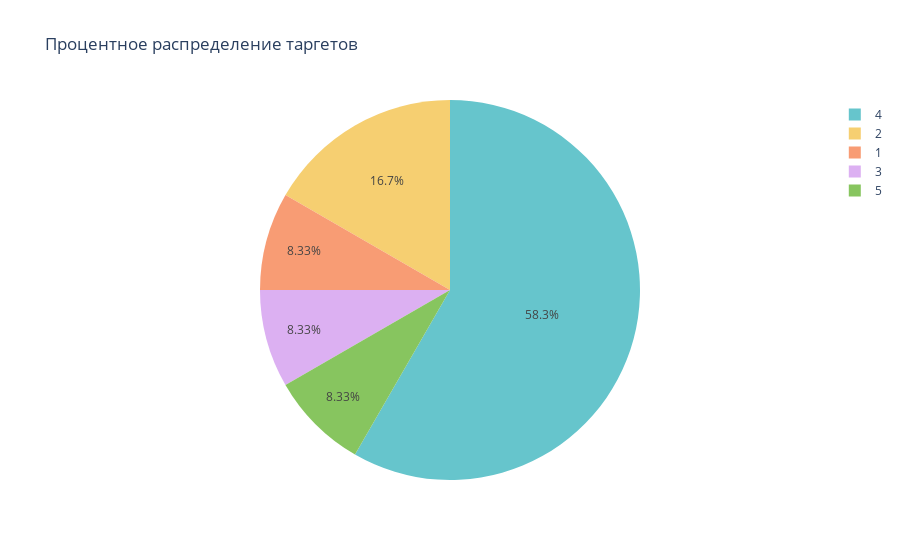

Write notebook code for a chart like this one.
### Code cell
data = target_percent.reset_index()
data.columns = ['Target', 'Percentage']

fig = px.pie(
    data,
    names='Target',
    values='Percentage',
    title='Процентное распределение таргетов',
    color_discrete_sequence=px.colors.qualitative.Pastel
)

fig.update_layout(template='plotly_white')

fig.show()

### Figure 1 — Plotly figure (JSON) as saved in the notebook; plotly's stock layout.template omitted (floating-point values rounded to 4 significant figures)
{"data": [{"domain": {"x": [0, 1], "y": [0, 1]}, "hovertemplate": "Target=%{label}<br>Percentage=%{value}<extra></extra>", "labels": [1, 2, 3, 4, 5], "legendgroup": "", "name": "", "showlegend": true, "type": "pie", "values": [8.333, 16.67, 8.333, 58.33, 8.333]}], "layout": {"legend": {"tracegroupgap": 0}, "piecolorway": ["rgb(102, 197, 204)", "rgb(246, 207, 113)", "rgb(248, 156, 116)", "rgb(220, 176, 242)", "rgb(135, 197, 95)", "rgb(158, 185, 243)", "rgb(254, 136, 177)", "rgb(201, 219, 116)", "rgb(139, 224, 164)", "rgb(180, 151, 231)", "rgb(179, 179, 179)"], "title": {"text": "Процентное распределение таргетов"}}}
